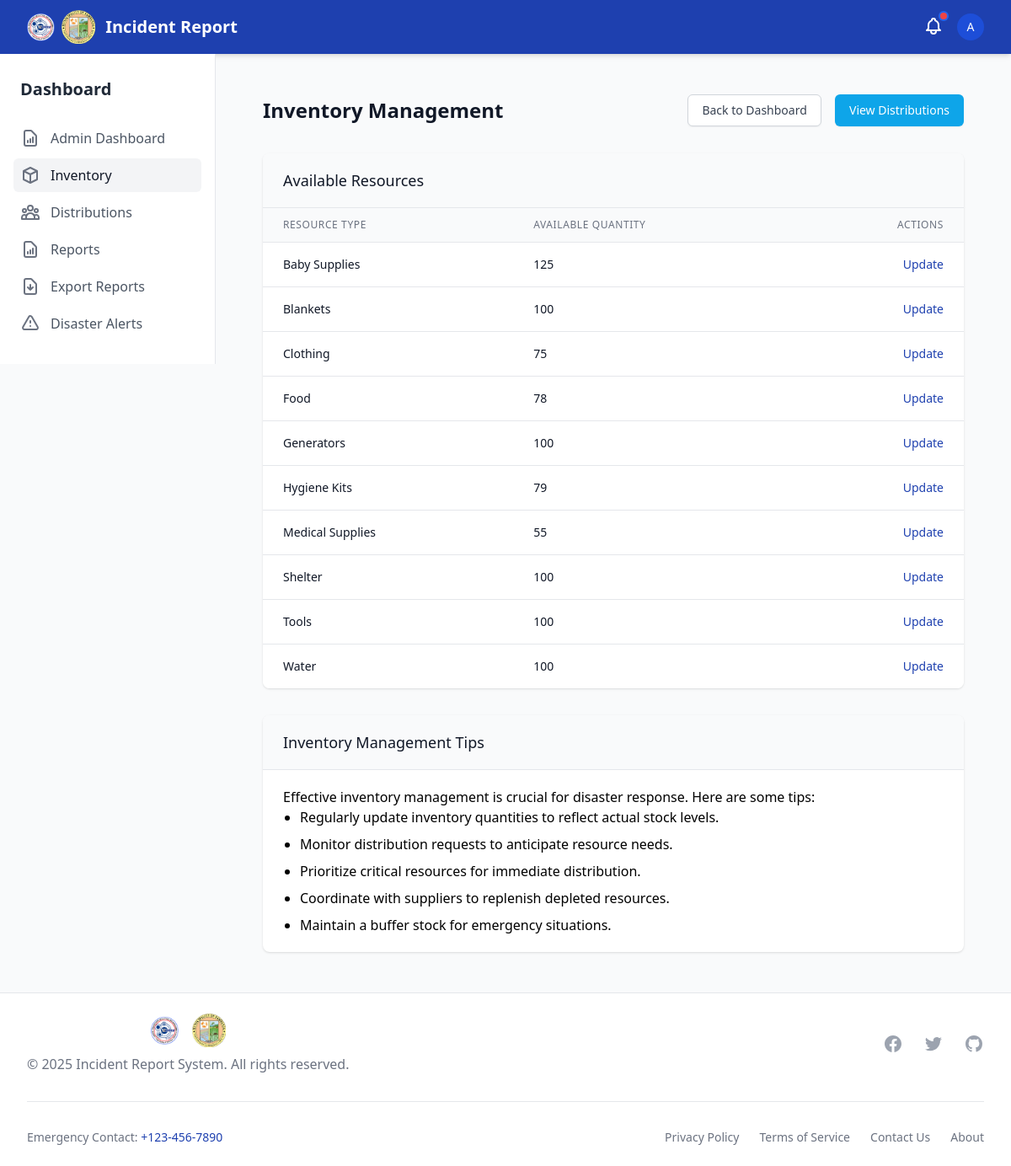
Screenshot of /inventory/ (signed in) with the database file from the repository.
### disaster_aid/models.py (models this page shows, shortened)
class Inventory(models.Model):
    item = models.OneToOneField(DistributionType, on_delete=models.CASCADE)
    quantity_available = models.PositiveIntegerField(default=0)

class DistributionType(models.Model):
    name = models.CharField(max_length=100)

### disaster_aid/views.py (the view)
# urls.py: path('inventory/', inventory_list, name='inventory_list'),
@login_required
def inventory_list(request):
    if not request.user.is_staff:
        messages.error(request, "You are not authorized to access inventory management.")
        return redirect('dashboard')
    inventories = Inventory.objects.all().order_by('item__name')
    context = {
        'inventories': inventories,
    }
    return render(request, 'inventory/inventory_list.html', context)

### templates/inventory/inventory_list.html (shortened to what this page needs)
{% extends 'base.html' %}
{% block content %}
<div class="py-6">
    <div class="max-w-7xl mx-auto px-4 sm:px-6 lg:px-8">
        <div class="flex items-center justify-between">
            <h1 class="text-2xl font-semibold text-gray-900">Inventory Management</h1>
            <div>
                <a href="{% url 'admin_dashboard' %}" class="inline-flex items-center px-4 py-2 border border-gray-300 shadow-sm text-sm font-medium rounded-md text-gray-700 bg-white hover:bg-gray-50 focus:outline-none focus:ring-2 focus:ring-offset-2 focus:ring-primary">
                    Back to Dashboard
                </a>
                <a href="{% url 'distribution_list' %}" class="ml-3 inline-flex items-center px-4 py-2 border border-transparent shadow-sm text-sm font-medium rounded-md text-white bg-secondary hover:bg-blue-600 focus:outline-none focus:ring-2 focus:ring-offset-2 focus:ring-secondary">
                    View Distributions
                </a>
            </div>
        </div>
        <div class="mt-8 bg-white shadow overflow-hidden sm:rounded-lg">
            <div class="px-4 py-5 sm:px-6 bg-gray-50 flex justify-between items-center">
                <h3 class="text-lg leading-6 font-medium text-gray-900">
                    Available Resources
                </h3>
            </div>
            <div class="border-t border-gray-200">
                <table class="min-w-full divide-y divide-gray-200">
                    <thead class="bg-gray-50">
                        <tr>
                            <th scope="col" class="px-6 py-3 text-left text-xs font-medium text-gray-500 uppercase tracking-wider">
                                Resource Type
                            </th>
                            <th scope="col" class="px-6 py-3 text-left text-xs font-medium text-gray-500 uppercase tracking-wider">
                                Available Quantity
                            </th>
                            <th scope="col" class="px-6 py-3 text-right text-xs font-medium text-gray-500 uppercase tracking-wider">
                                Actions
                            </th>
                        </tr>
                    </thead>
                    <tbody class="bg-white divide-y divide-gray-200">
                        {% for inventory in inventories %}
                        <tr>
                            <td class="px-6 py-4 whitespace-nowrap">
                                <div class="text-sm font-medium text-gray-900">
                                    {{ inventory.item.name }}
                                </div>
                            </td>
                            <td class="px-6 py-4 whitespace-nowrap">
                                <div class="text-sm text-gray-900">
                                    {{ inventory.quantity_available }}
                                </div>
                            </td>
                            <td class="px-6 py-4 whitespace-nowrap text-right text-sm font-medium">
                                <a href="{% url 'update_inventory' inventory.id %}" class="text-primary hover:text-blue-900">Update</a>
                            </td>
                        </tr>
                        {% empty %}
                        <tr>
                            <td colspan="3" class="px-6 py-4 whitespace-nowrap text-center text-sm text-gray-500">
                                No inventory items found
                            </td>
                        </tr>
                        {% endfor %}
                    </tbody>
                </table>
            </div>
        </div>
        <div class="mt-8 bg-white shadow overflow-hidden sm:rounded-lg">
            <div class="px-4 py-5 sm:px-6 bg-gray-50">
                <h3 class="text-lg leading-6 font-medium text-gray-900">
                    Inventory Management Tips
                </h3>
            </div>
            <div class="border-t border-gray-200 px-4 py-5 sm:px-6">
                <div class="prose max-w-none">
                    <p>Effective inventory management is crucial for disaster response. Here are some tips:</p>
                    <ul class="list-disc pl-5 space-y-2">
                        <li>Regularly update inventory quantities to reflect actual stock levels.</li>
                        <li>Monitor distribution requests to anticipate resource needs.</li>
                        <li>Prioritize critical resources for immediate distribution.</li>
                        <li>Coordinate with suppliers to replenish depleted resources.</li>
                        <li>Maintain a buffer stock for emergency situations.</li>
                    </ul>
                </div>
            </div>
        </div>
    </div>
</div>
{% endblock %}

### templates/components/navbar.html (shortened to what this page needs)
<nav class="bg-primary text-white shadow-md" x-data="{ mobileMenuOpen: false }">
    <div class="max-w-7xl mx-auto px-4 sm:px-6 lg:px-8">
        <div class="flex justify-between h-16">
            <div class="flex">
                <div class="flex-shrink-0 flex items-center space-x-3">
                    <div class="flex items-center space-x-2">
                        <img src="/static/logo/mdrrmc_logo.png" alt="MDRRMC Logo" class="h-10 w-auto">
                        <img src="/static/logo/lgu_logo.png" alt="LGU Logo" class="h-10 w-auto">
                    </div>
                    <a href="{% url 'home' %}" class="font-bold text-xl">Incident Report</a>
                </div>
            </div>
            <div class="flex items-center">
                {% include 'components/notifications.html' %}
                {% if user.is_authenticated %}
                <div class="ml-3 relative" x-data="{ open: false }">
                    <div>
                        <button @click="open = !open" class="flex text-sm rounded-full focus:outline-none focus:ring-2 focus:ring-offset-2 focus:ring-offset-blue-800 focus:ring-white">
                            {% if user.reporterprofile.profile_image %}
                            <img class="h-8 w-8 rounded-full object-cover" src="{{ user.reporterprofile.profile_image.url }}" alt="{{ user.username }}">
                            {% else %}
                            <div class="h-8 w-8 rounded-full bg-blue-700 flex items-center justify-center">
                                <span class="text-sm font-medium">{{ user.username|first|upper }}</span>
                            </div>
                            {% endif %}
                        </button>
                    </div>
                </div>
                {% endif %}
            </div>
        </div>
    </div>
</nav>

### rows the page displays
Inventory: item.name "Baby Supplies", quantity_available "125"
Inventory: item.name "Blankets", quantity_available "100"
Inventory: item.name "Clothing", quantity_available "75"
Inventory: item.name "Food", quantity_available "78"
Inventory: item.name "Generators", quantity_available "100"
Inventory: item.name "Hygiene Kits", quantity_available "79"
Inventory: item.name "Medical Supplies", quantity_available "55"
Inventory: item.name "Shelter", quantity_available "100"
Inventory: item.name "Tools", quantity_available "100"
Inventory: item.name "Water", quantity_available "100"

### other values shown
{{ user.username|first|upper }} "A"
